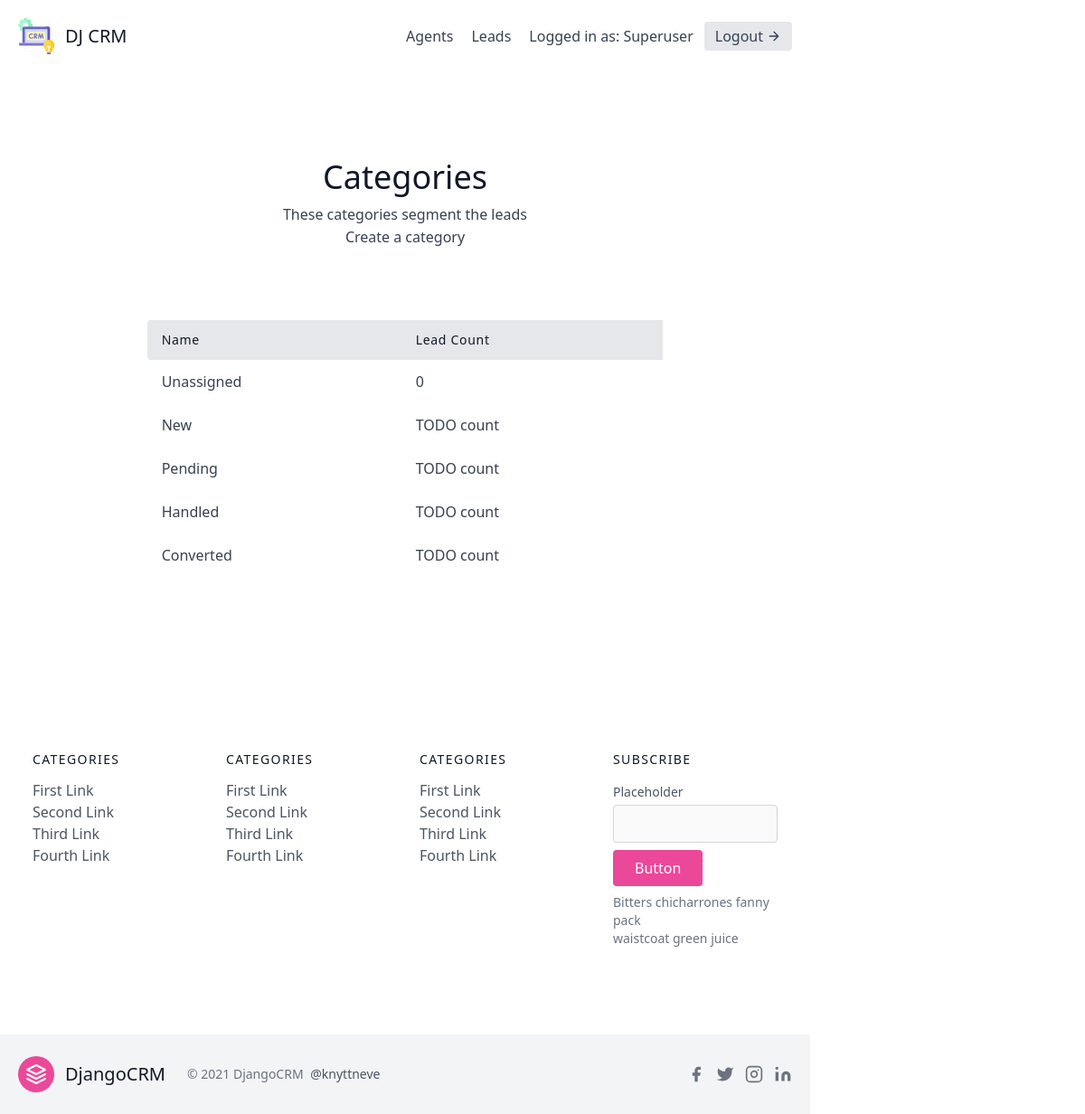
Page /leads/categories/ (signed in) on the committed database.
### leads/models.py (models this page shows, shortened)
class User(AbstractUser):
    is_organisor = models.BooleanField(default=True)
    is_agent = models.BooleanField(default=False)

class Category(models.Model):
    name = models.CharField(max_length=30)
    organisation = models.ForeignKey(UserProfile, on_delete=models.CASCADE)

### leads/views.py (the view)
# urls.py: path('categories/', CategoryListView.as_view(), name='category-list'),
class CategoryListView(LoginRequiredMixin, generic.ListView):
    template_name = "category_list.html"
    context_object_name = "category_list"
    def get_context_data(self, **kwargs):
        context = super(CategoryListView, self).get_context_data(**kwargs)
        user = self.request.user
        if user.is_organisor:
            queryset = Lead.objects.filter(
                organisation = user.userprofile
            )
        else:
            queryset = Lead.objects.filter(
                organisation = user.agent.organisation
            )
        context.update({
            "unassigned_lead_count": queryset.filter(category__isnull=True).count()
        })
        return context
    def get_queryset(self):
        user = self.request.user
        if user.is_organisor:
            queryset = Category.objects.filter(
                organisation=user.userprofile,
            )
        else:
            queryset = Category.objects.filter(
                organisation=user.agent.organisation,
            )
        return queryset

### templates/category_list.html
{% extends "base.html" %}
{% block content %}
<section class="text-gray-700 body-font">
    <div class="container px-5 py-24 mx-auto">
      <div class="flex flex-col text-center w-full mb-20">
        <h1 class="sm:text-4xl text-3xl font-medium title-font mb-2 text-gray-900">Categories</h1>
        <p class="lg:w-2/3 mx-auto leading-relaxed text-base">
            These categories segment the leads
        </p>
        <a href="#" class="hover:text-blue-500">Create a category</a>
      </div>
      <div class="lg:w-2/3 w-full mx-auto overflow-auto">
        <table class="table-auto w-full text-left whitespace-no-wrap">
          <thead>
            <tr>
              <th class="px-4 py-3 title-font tracking-wider font-medium text-gray-900 text-sm bg-gray-200 rounded-tl rounded-bl">Name</th>
              <th class="px-4 py-3 title-font tracking-wider font-medium text-gray-900 text-sm bg-gray-200">Lead Count</th>
            </tr>
          </thead>
          <tbody>
            <tr>
                <td class="px-4 py-3">Unassigned</td>
                <td class="px-4 py-3">{{ unassigned_lead_count }}</td>
            </tr>
            {% for category in category_list %}
                <tr>
                    <td class="px-4 py-3">
                      <a class="hover:text-blue-500" href="{% url 'leads:category-detail' category.pk %}">{{ category.name }}</a>
                    </td>
                    <td class="px-4 py-3">TODO count</td>
                </tr>
            {% endfor %}
          </tbody>
        </table>
      </div>
    </div>
  </section>
{% endblock content %}

### templates/navbar.html (shortened to what this page needs)
<header class="text-gray-700 body-font">
  <div class="container mx-auto flex flex-wrap p-5 flex-col md:flex-row items-center">
    <a href="#" class="flex title-font font-medium items-center text-gray-900 mb-4 md:mb-0">
      <span class="ml-3 text-xl">DJ CRM</span>
    </a>
    <nav class="md:ml-auto flex flex-wrap items-center text-base justify-center">
      {% if not request.user.is_authenticated %}
        <a href="{% url 'signup' %}" class="mr-5 hover:text-gray-900">Signup</a>
      {% else %}
        {% if request.user.is_organisor %}
        <a href="{% url 'agents:agent-list' %}" class="mr-5 hover:text-gray-900">Agents</a>
        {% endif %}
        <a href="{% url 'leads:lead-list' %}" class="mr-5 hover:text-gray-900">Leads</a>
      {% endif %}
    </nav>
    {% if request.user.is_authenticated %}
      Logged in as: {{ request.user.username }}
      <a href="{% url 'logout' %}" class="ml-3 inline-flex items-center bg-gray-200 border-0 py-1 px-3 focus:outline-none hover:bg-gray-300 rounded text-base mt-4 md:mt-0">
        Logout
          <svg fill="none" stroke="currentColor" stroke-linecap="round" stroke-linejoin="round" stroke-width="2" class="w-4 h-4 ml-1" viewBox="0 0 24 24">
              <path d="M5 12h14M12 5l7 7-7 7"></path>
          </svg>
      </a>
    {% endif %}
  </div>
</header>

### rows in the picture
User: user.username "Superuser"
Category: name "New"
Category: name "Pending"
Category: name "Handled"
Category: name "Converted"

### other values in the picture
{{ unassigned_lead_count }} "0"
